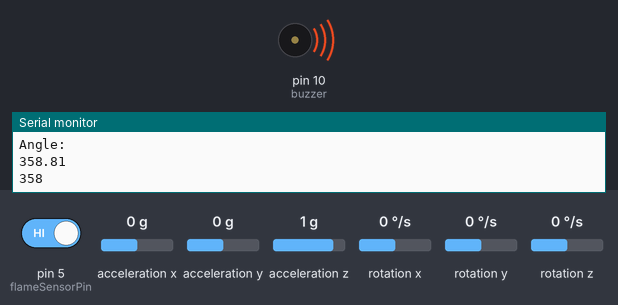
Bench run of a sketch on a simulated Arduino Uno, built with avr-gcc and run on an emulated ATmega328P. Shown: buzzer (waves = sounding, pin HIGH), the last lines printed to the serial monitor. Wiring (inferred from the names in the program): MPU-6050 motion sensor at I2C address 0x68. The inputs (shaded band) are chosen by the test bench; at power-on: acceleration y 0 g, pin 5 (flameSensorPin) HIGH, acceleration x 0 g, acceleration z 1 g, rotation x 0 °/s, rotation y 0 °/s, rotation z 0 °/s. The modem accepts every AT command (registered, SIM ready, sends succeed) and sends nothing else.

Above: at 7.8 s.
7.9 s: acceleration y set to 0.8 g
At 13.3 s:
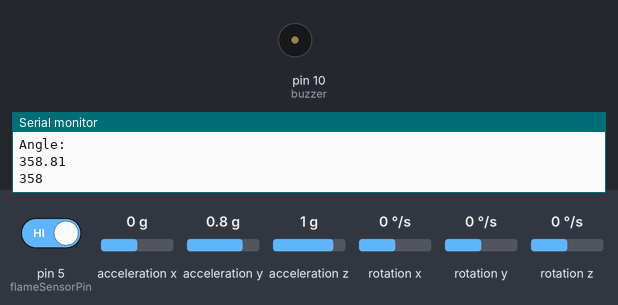
15.8 s: pin 5 (flameSensorPin) driven LOW
At 19.5 s:
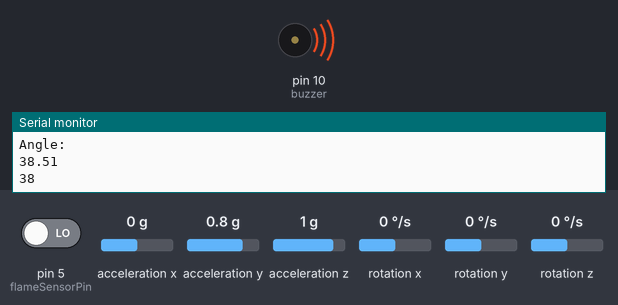
27.2 s: pin 5 (flameSensorPin) driven HIGH
At 31.8 s:
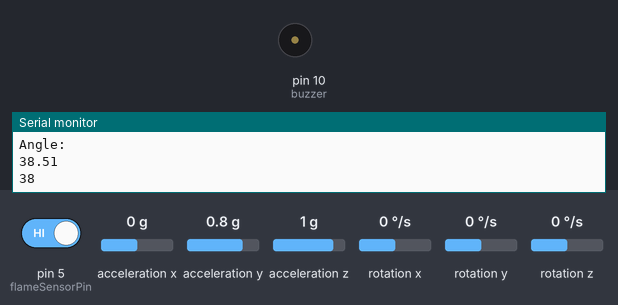
35.1 s: acceleration y set to 0.2 g
43.0 s: acceleration y set to -0.1 g
At 43.9 s:
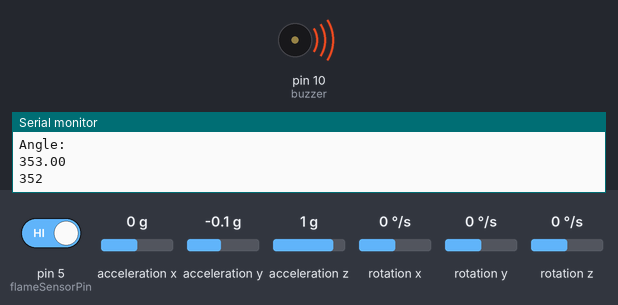
Timing chart, 0 to 57.7 s (numbered marks = the images above; inputs shaded):
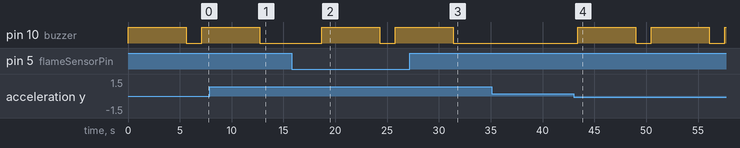

Measured:
- the behaviour switches between 0.1 and 0 g on acceleration y (found by bisection; images 3 and 4)
- after the input at 7.9 s, pin 10 (buzzer): goes on until 12.7 s, then stays LOW
- after the input at 15.8 s, pin 10 (buzzer): LOW → HIGH after 2.9 s, → LOW 5.6 s later, → HIGH 1.5 s later
- after the input at 27.2 s, pin 10 (buzzer): goes on until 31.4 s, then stays LOW
- after the input at 43.0 s, pin 10 (buzzer): alternates HIGH for 5.6 s and LOW for 1.5 s, starting after 0.39 s

The sketch:

finalcode.ino
```cpp
#include <Wire.h>
#include <SoftwareSerial.h>                 //Include WIre library for using I2C
const int MPU_addr=0x68;         //I2C MPU6050 Address
int16_t axis_X,axis_Y,axis_Z;
const int flameSensorPin = 5;
int buzzer = 10;
int minVal=265;
int maxVal=402;
double x;
double y;
double z;
int pos = 0;


// Pin configuration for GSM module
#define GSM_TX 7
#define GSM_RX 8


SoftwareSerial gsmSerial(GSM_TX, GSM_RX);
// Phone number to send SMS
char phoneNumber[] = "+919632747119";

void setup()
{
    Serial.begin(9600);
  pinMode(flameSensorPin, INPUT);
  pinMode(buzzer, OUTPUT);
  Wire.begin();                        //Begins I2C communication
  Wire.beginTransmission(MPU_addr);    //Begins Transmission with MPU6050
  Wire.write(0x6B);                    //Puts MPU6050 in Sleep Mode
  Wire.write(0);                       //Puts MPU6050 in power mode
  Wire.endTransmission(true);          //Ends Trasmissio
  gsmSerial.begin(9600);

}
void loop()
{
  Wire.beginTransmission(MPU_addr); //Begins I2C transmission
  Wire.write(0X3B);                 //Start with register 0x3B (ACCEL_XOUT_H)
  Wire.endTransmission(false);
  Wire.requestFrom(MPU_addr,14,true); //Request 14 Registers from MPU6050
  axis_X=Wire.read()<<8|Wire.read(); //Obtain 0x3B (ACCEL_XOUT_H) & 0x3C (ACCEL_XOUT_L)
  axis_Y=Wire.read()<<8|Wire.read(); //0x3B (ACCEL_YOUT_H) & 0x3C (ACCEL_YOUT_L)
  axis_Z=Wire.read()<<8|Wire.read(); //0x3B (ACCEL_ZOUT_H) & 0x3C (ACCEL_ZOUT_L)
    int xAng = map(axis_X,minVal,maxVal,-90,90);
    int yAng = map(axis_Y,minVal,maxVal,-90,90);
    int zAng = map(axis_Z,minVal,maxVal,-90,90);
   x= RAD_TO_DEG * (atan2(-yAng, -zAng)+PI);     //Formula to calculate x values in degree
     int pos = map(x,0,180,0,180); // As X value is from 0 to 360 deg
     int flameValue = digitalRead(flameSensorPin);
  Serial.print("Flame Sensor Value: ");
  Serial.println(flameValue);
     Serial.println("Angle:");
      Serial.println(x);
       Serial.println(pos );

      if (pos >= 260){
      digitalWrite(buzzer, HIGH);
      sendSMS("Deforestation alert! immediate action required.");
      }
      else{
        digitalWrite(buzzer, LOW);
      }
delay(1500);
if (flameValue == 0){
      digitalWrite(buzzer, HIGH);
      sendSMS("Flame alert! immediate action required.");
      }
      else{
        digitalWrite(buzzer, LOW);
      }
delay(1500);

}


void sendSMS(const char *message) {
  // Send AT commands to configure GSM module
  gsmSerial.println("AT");
  delay(1000);
  gsmSerial.println("AT+CMGF=1"); // Set the SMS mode to text
  delay(1000);

  // Compose the SMS message
  gsmSerial.print("AT+CMGS=\"");
  gsmSerial.print(phoneNumber);
  gsmSerial.println("\"");

  delay(1000);
  gsmSerial.println(message);

  delay(1000);
  gsmSerial.write(26); // Send Ctrl+Z to indicate the end of the message
}
```
